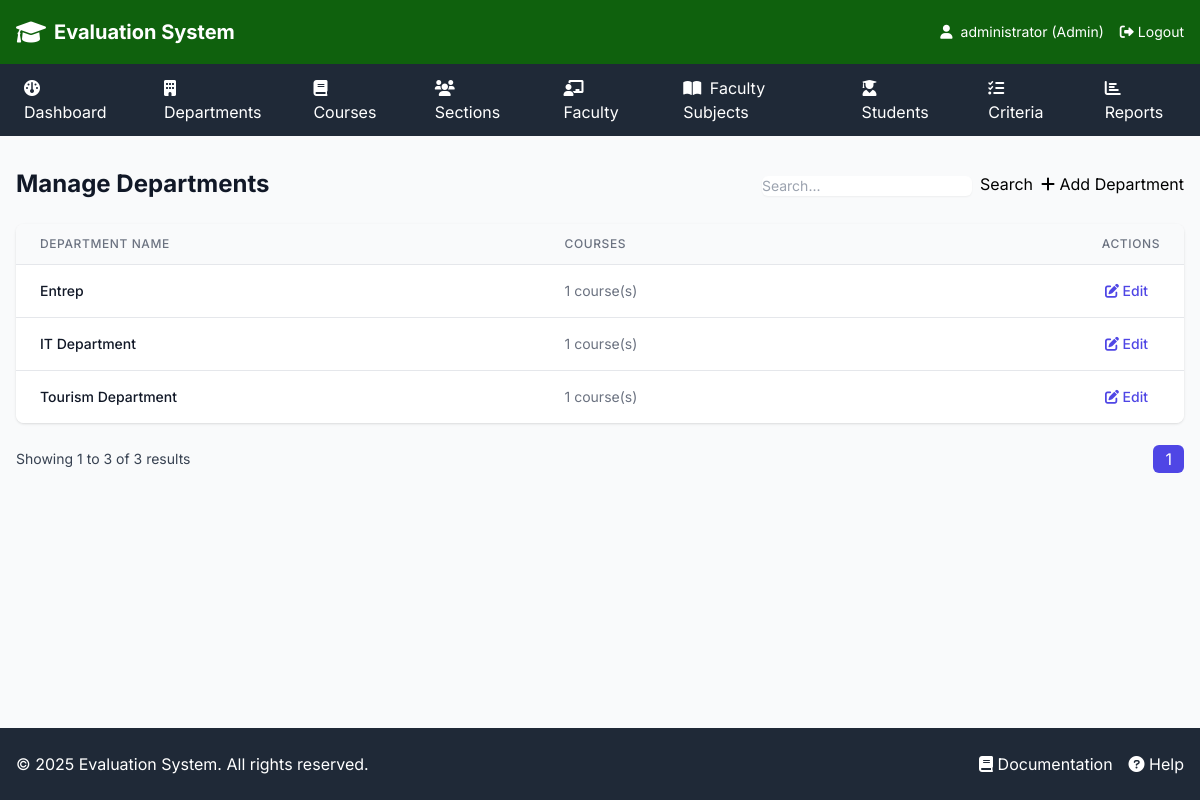
The app's page /admin/departments.php (signed in) with its own data.
### tables this page shows
CREATE TABLE `department` (
  `department_id` int(11) NOT NULL,
  `department_name` varchar(100) NOT NULL
);

### admin/departments.php (the view, shortened to what this page needs)
<?php
require_once '../includes/header.php';
$search = isset($_GET['search']) ? trim($_GET['search']) : '';
$page = isset($_GET['page']) ? (int)$_GET['page'] : 1;
$limit = 10;
$offset = ($page - 1) * $limit;
$departments_query = "
    SELECT d.*, COUNT(c.course_id) as course_count
    FROM department d
    LEFT JOIN course c ON d.department_id = c.department_id
    WHERE d.department_name LIKE ?
    GROUP BY d.department_id
    ORDER BY d.department_name
    LIMIT ? OFFSET ?
";
$stmt = $conn->prepare($departments_query);
$search_param = "%$search%";
$stmt->bind_param("sii", $search_param, $limit, $offset);
$stmt->execute();
$departments = $stmt->get_result();
$total_departments_query = "
    SELECT COUNT(*) as total
    FROM department d
    WHERE d.department_name LIKE ?
";
$stmt = $conn->prepare($total_departments_query);
$stmt->bind_param("s", $search_param);
$stmt->execute();
$total_departments_result = $stmt->get_result()->fetch_assoc();
$total_departments = $total_departments_result['total'];
$total_pages = ceil($total_departments / $limit);
?>
<div class="space-y-6">
    <div class="flex justify-between items-center">
        <h1 class="text-2xl font-bold text-gray-900">Manage Departments</h1>
        <div class="flex space-x-2">
            <form method="GET" class="flex space-x-2">
                <input type="text" id="search" name="search" placeholder="Search..." value="<?php echo htmlspecialchars($search); ?>"
                    class="mt-1 block w-full rounded-md border-gray-300 shadow-sm focus:border-indigo-500 focus:ring-indigo-500 sm:text-sm">
                <button type="submit" class="btn-primary">
                    Search
                </button>
            </form>
            <button onclick="openAddModal()" class="btn-primary">
                <i class="fas fa-plus"></i> Add Department
            </button>
        </div>
    </div>
    <div class="bg-white rounded-lg shadow overflow-hidden">
        <table class="min-w-full divide-y divide-gray-200">
            <thead class="bg-gray-50">
                <tr>
                    <th class="px-6 py-3 text-left text-xs font-medium text-gray-500 uppercase tracking-wider">
                        Department Name
                    </th>
                    <th class="px-6 py-3 text-left text-xs font-medium text-gray-500 uppercase tracking-wider">
                        Courses
                    </th>
                    <th class="px-6 py-3 text-right text-xs font-medium text-gray-500 uppercase tracking-wider">
                        Actions
                    </th>
                </tr>
            </thead>
            <tbody class="bg-white divide-y divide-gray-200">
                <?php if ($departments->num_rows > 0): ?>
                    <?php while ($dept = $departments->fetch_assoc()): ?>
                        <tr>
                            <td class="px-6 py-4 whitespace-nowrap">
                                <div class="text-sm font-medium text-gray-900">
                                    <?php echo htmlspecialchars($dept['department_name']); ?>
                                </div>
                            </td>
                            <td class="px-6 py-4 whitespace-nowrap">
                                <div class="text-sm text-gray-500">
                                    <?php echo $dept['course_count']; ?> course(s)
                                </div>
                            </td>
                            <td class="px-6 py-4 whitespace-nowrap text-right text-sm font-medium">
                                <button onclick="openEditModal(<?php
                                    echo htmlspecialchars(json_encode([
                                        'id' => $dept['department_id'],
                                        'name' => $dept['department_name']
                                    ]));
                                ?>)" class="text-indigo-600 hover:text-indigo-900 mr-3">
                                    <i class="fas fa-edit"></i> Edit
                                </button>
                            </td>
                        </tr>
                    <?php endwhile; ?>
                <?php endif; ?>
            </tbody>
        </table>
    </div>
    <div class="flex justify-between items-center mt-4">
        <div class="text-sm text-gray-700">
            Showing <?php echo $offset + 1; ?> to <?php echo min($offset + $limit, $total_departments); ?> of <?php echo $total_departments; ?> results
        </div>
        <div class="space-x-2">
            <?php for ($i = 1; $i <= $total_pages; $i++): ?>
                <a href="?search=<?php echo urlencode($search); ?>&page=<?php echo $i; ?>"
                    class="px-3 py-1 rounded-md <?php echo $i === $page ? 'bg-indigo-600 text-white' : 'bg-gray-200 text-gray-700'; ?>">
                    <?php echo $i; ?>
                </a>
            <?php endfor; ?>
        </div>
    </div>
</div>
<?php require_once '../includes/footer.php'; ?>

### includes/header.php (style rules this page uses)
body { font-family: 'Inter', sans-serif; }

### admin/departments.php (style rules this page uses)
.btn-primary { @apply inline-flex justify-center py-2 px-4 border border-transparent shadow-sm text-sm font-medium rounded-md text-white bg-indigo-600 hover:bg-indigo-700 focus:outline-none focus:ring-2 focus:ring-offset-2 focus:ring-indigo-500; }

### records on screen
department: department_name "Entrep", course_count "1"
department: department_name "IT Department", course_count "1"
department: department_name "Tourism Department", course_count "1"

### other values on screen
$_SESSION['username'] "administrator"
$_SESSION['user_type'] "Admin"
$offset + 1 "1"
min($offset + $limit, $total_departments) "3"
$total_departments "3"
